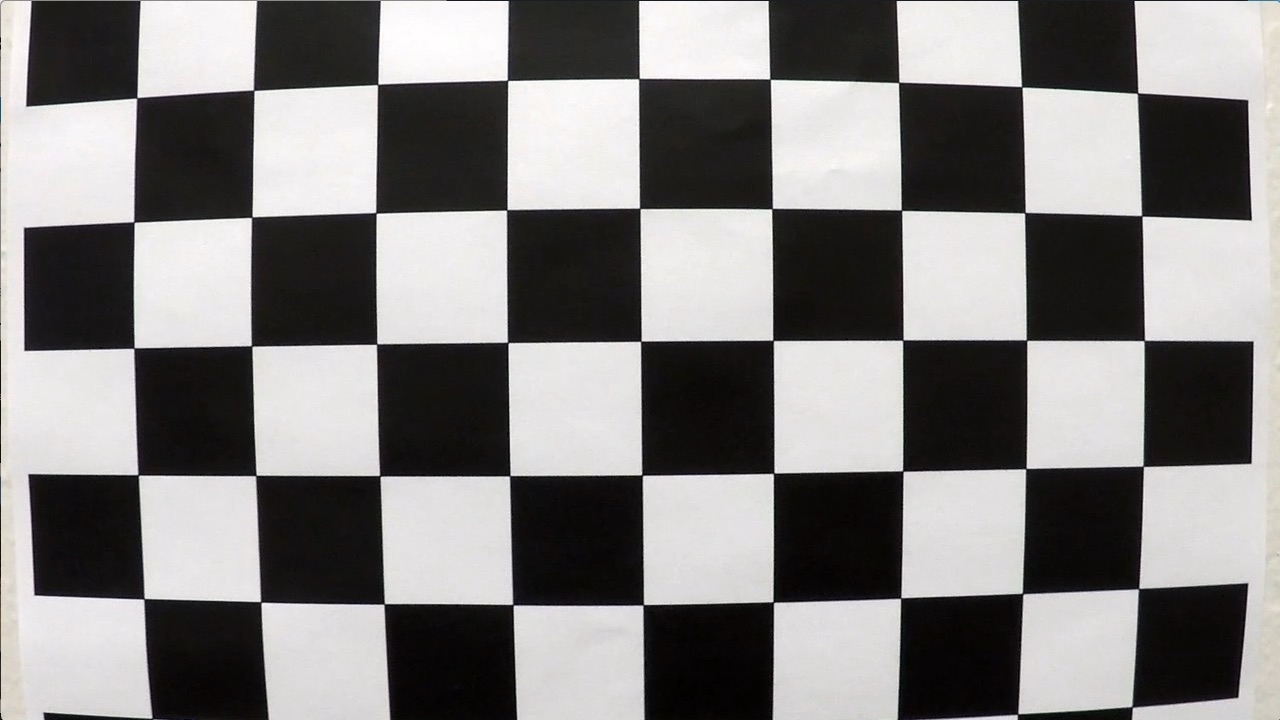
#> input picture camera_cal/calibration1.jpg, 1280 x 720 px
$ python lane_detection.py --input examples/color_fit_lines.jpg   (older library calls are emulated)
#> lines starting #> are read from the running program, lines starting #| are printed output that depends on the picture; after the words box and inside, x2 and y2 are one past the last pixel; in counts of white or black regions, pixels touching at a corner belong together
### camera_calibrator.py
import numpy as np
import cv2
import glob
import matplotlib.pyplot as plt
import matplotlib.image as mpimg

class CameraCalibrator:
    def __init__(self, directory_name):
        self.directory_name = directory_name

    def calibrate(self):
        # prepare object points, like (0,0,0), (1,0,0), (2,0,0) ....,(6,5,0)
        objp = np.zeros((6*9,3), np.float32)
        objp[:,:2] = np.mgrid[0:9,0:6].T.reshape(-1,2)

        # Arrays to store object points and image points from all the images.
        objpoints = [] # 3d points in real world space
        imgpoints = [] # 2d points in image plane.

        # Make a list of calibration images
        images = glob.glob(self.directory_name)

        # Step through the list and search for chessboard corners
        for fname in images:
            img = cv2.imread(fname)
#> img is the input picture: shape (720, 1280, 3); mean B, G, R 127.8, 128.4, 130.1
            gray = cv2.cvtColor(img,cv2.COLOR_BGR2GRAY)

            # Find the chessboard corners
            ret, corners = cv2.findChessboardCorners(gray, (9,6),None)
#> ret = False; corners = None

            # If found, add object points, image points
            if ret == True:
                objpoints.append(objp)
                imgpoints.append(corners)

        # Calibrate the camera
        ret, mtx, dist, rvecs, tvecs = cv2.calibrateCamera(objpoints, imgpoints, gray.shape[::-1], None, None)
#> ret = 0.644; mtx = [[1057.6, 0, 691.1], [0, 1058.6, 278], [0, 0, 1]]; dist = [[-0.322, 0.709, 0.013, 0.00946, -1.02]]; rvecs = ([0.424, -0.236, 0.0488], [-0.024, 0.4, -0.0295]); tvecs = ([-2.48, 1.1, 17.79], [-17.95, -0.401, 29.17])

        return mtx,dist

### image_processor.py
import numpy as np
import matplotlib.pyplot as plt
import cv2

class ImageProcessor:
    def __init__(self, calibration_matrix, calibration_distortion):
        self.calibration_matrix = calibration_matrix
        self.calibration_distortion = calibration_distortion
        self.base_hyperparameter = [0,0]
        self.high_confidence_counter = 0
        self.total_frame_counter = 0

    def process_image(self, image):
        self.total_frame_counter += 1

        # Undistort the image
        undistorted_image = self.undistort(image)

        # Do a perspective transform
        warped, unwarped = self.perspective_transform(undistorted_image)

        # Get Grayscale
        gray = self.convert_gray(warped, "cv2")

        # Get S-Channel
        s_channel = self.convert_hls(warped, "s", "cv2")

        # Get the binary images for both gradient and hls channel
        sxbinary = self.abs_sobel_thresh(gray, 'x', (20,100))
        s_binary = self.hls_binary(s_channel, (170,255))

        # Combine the binary images
        combined_binary = np.zeros_like(sxbinary)
        combined_binary[(s_binary == 1) | (sxbinary == 1)] = 1

        # Find the lanes using a sliding window search
        sliding_windows = self.sliding_window_search(combined_binary)

        # Draw the lanes on the unwarped image
        left_fit = sliding_windows[0]
        right_fit = sliding_windows[1]
        final_image = self.draw_unwrapped(image, warped, unwarped, left_fit, right_fit)

        # Calculate the curvature of the road and the distance from center
        radius, distance = self.calculate_curve_radius(warped, left_fit, right_fit)
        cv2.putText(final_image, "Radius of curve is " + str(int(radius))+ "m", (100,100), 2, 1, (255,255,0), 2)
        cv2.putText(final_image,"Distance from center is {:2f}".format(distance)+ "m", (100,150), 2, 1, (255,255,0),2)

        return final_image

    def undistort(self, image):
        return cv2.undistort(image, self.calibration_matrix, self.calibration_distortion, None, self.calibration_matrix)

    def hls_binary(self, image, thresh):
        binary_image = np.zeros_like(image)
        binary_image[(image > thresh[0]) & (image <= thresh[1])] = 1

        return binary_image

    def abs_sobel_thresh(self, image, orientation, thresh):
        if orientation == 'x':
            abs_sobel = np.absolute(cv2.Sobel(image, cv2.CV_64F, 1, 0))
        else:
            abs_sobel = np.absolute(cv2.Sobel(image, cv2.CV_64F, 0, 1))

        scaled_sobel = np.uint8(255 * abs_sobel / np.max(abs_sobel))

        binary_output = np.zeros_like(scaled_sobel)
        binary_output[(scaled_sobel >= thresh[0]) & (scaled_sobel <= thresh[1])] = 1

        return binary_output

    def image_histogram(self, wrapped_image):
        return np.sum(wrapped_image[wrapped_image.shape[0]//2:,:], axis=0)

    def sliding_window_search(self, wrapped_image):
        out_img = np.dstack((wrapped_image, wrapped_image, wrapped_image)) * 255

        # If the prior image was processed and had a great sliding window
        #   search, use that base as a starting point.  Otherwise, calculate
        #   a starting point based upon a histogram
        if self.base_hyperparameter[0] > 0 and self.base_hyperparameter[1] > 0:
            # High confidence on lane line location
            leftx_base = self.base_hyperparameter[0]
            rightx_base = self.base_hyperparameter[1]
            self.high_confidence_counter += 1
        else:
            # Low confidence on lane line location
            histo = self.image_histogram(wrapped_image)
            midpoint = np.int(histo.shape[0] / 2)
            leftx_base = np.argmax(histo[:midpoint])
            rightx_base = np.argmax(histo[midpoint:]) + midpoint

        num_windows = 9
        window_height = np.int(wrapped_image.shape[0] / num_windows)
        nonzero = wrapped_image.nonzero()
        nonzeroy = np.array(nonzero[0])
        nonzerox = np.array(nonzero[1])

        # Current positions to be updated for each window
        leftx_current = leftx_base
        rightx_current = rightx_base

        margin = 100
        minpix = 50
        left_lane_indexes = []
        right_lane_indexes = []

        good_count = 0
        window_count = 0
        next_base_left = 0
        next_base_right = 0

        for window in range(num_windows):
            # Identify window boundaries in x and y (and right and left)
            top_y = wrapped_image.shape[0] - (window + 1) * window_height
            bottom_y = wrapped_image.shape[0] - window * window_height
            left_lane_leftx = leftx_current - margin
            left_lane_rightx = leftx_current + margin
            right_lane_leftx = rightx_current - margin
            right_lane_rightx = rightx_current + margin

            cv2.rectangle(out_img, (left_lane_leftx, top_y), (left_lane_rightx, bottom_y), (0, 255, 0), 2)
            cv2.rectangle(out_img, (right_lane_leftx, top_y), (right_lane_rightx, bottom_y), (0, 255, 0), 2)

            # Identify the nonzero pixels in x and y within the window
            good_left_indexes = ((nonzeroy >= top_y) & (nonzeroy < bottom_y) &
            (nonzerox >= left_lane_leftx) &  (nonzerox < left_lane_rightx)).nonzero()[0]
            good_right_indexes = ((nonzeroy >= top_y) & (nonzeroy < bottom_y) &
            (nonzerox >= right_lane_leftx) &  (nonzerox < right_lane_rightx)).nonzero()[0]

            left_lane_indexes.append(good_left_indexes)
            right_lane_indexes.append(good_right_indexes)

            # If you found > minpix pixels, recenter next window on their mean position
            if len(good_left_indexes) > minpix:
                leftx_current = np.int(np.mean(nonzerox[good_left_indexes]))
                good_count += 1
            if len(good_right_indexes) > minpix:
                rightx_current = np.int(np.mean(nonzerox[good_right_indexes]))
                good_count += 1

            # Keep track of the center of the very first windows for potential future use
            if window_count == 0:
                next_base_left = leftx_current
                next_base_right = rightx_current
            window_count += 1

        # Concatenate the arrays of indices
        left_lane_indexes = np.concatenate(left_lane_indexes)
        right_lane_indexes = np.concatenate(right_lane_indexes)

        # Extract left and right line pixel positions
        leftx = nonzerox[left_lane_indexes]
        lefty = nonzeroy[left_lane_indexes]
        rightx = nonzerox[right_lane_indexes]
        righty = nonzeroy[right_lane_indexes]

        # Fit a second order polynomial to each
        left_fit = np.polyfit(lefty, leftx, 2)
        right_fit = np.polyfit(righty, rightx, 2)

        # If we have a high confidence that we've found
        if good_count == num_windows * 2:
            self.base_hyperparameter[0] = next_base_left
            self.base_hyperparameter[1] = next_base_right
        else:
            self.base_hyperparameter[0] = 0
            self.base_hyperparameter[1] = 0

        return left_fit, right_fit

    def draw_unwrapped(self, original_image, wrapped_image, unwrapped_image, left_fit, right_fit):
        height, width, _ = wrapped_image.shape
        ploty = np.linspace(0, wrapped_image.shape[0]-1, wrapped_image.shape[0] )
        left_fitx = left_fit[0]*ploty**2 + left_fit[1]*ploty +left_fit[2]
        right_fitx = right_fit[0]*ploty**2 + right_fit[1]*ploty + right_fit[2]
        warp_zero = np.zeros_like(wrapped_image).astype(np.uint8)
        color_warp = np.zeros_like(wrapped_image).astype(np.uint8)

        ploty = np.linspace(0, height - 1, num=height) # to cover same y-range as image

        # Recast the x and y points into usable format for cv2.fillPoly()
        pts_left = np.array([np.transpose(np.vstack([left_fitx, ploty]))])
        pts_right = np.array([np.flipud(np.transpose(np.vstack([right_fitx, ploty])))])
        pts = np.hstack((pts_left, pts_right))

        # Draw the lane onto the warped blank image
        points = np.int_([pts])

        cv2.fillPoly(color_warp, points, (0, 255, 0, 0))
        cv2.polylines(color_warp, np.int32([pts_left]), isClosed=False, color=(255,0,255), thickness=15)
        cv2.polylines(color_warp, np.int32([pts_right]), isClosed=False, color=(0,255,255), thickness=15)

        # Warp the blank back to original image space using inverse perspective matrix (unwrapped_image)
        newwarp = cv2.warpPerspective(color_warp, unwrapped_image, (width, height))

        result = cv2.addWeighted(original_image, 1, newwarp, 0.5, 0)
        return result

    def calculate_curve_radius(self, wrapped_image, left_fit, right_fit):
        ym_per_pix = 30 / wrapped_image.shape[0] * 0.625 # meters per pixel in y dimension
        xm_per_pix = 3.7 / wrapped_image.shape[1] * 0.7 # meters per pixel in x dimension

        ploty = np.linspace(0, wrapped_image.shape[0]-1, wrapped_image.shape[0] )
        leftx = left_fit[0]*ploty**2 + left_fit[1]*ploty +left_fit[2]
        rightx = right_fit[0]*ploty**2 + right_fit[1]*ploty + right_fit[2]
        car_position = wrapped_image.shape[1] / 2

        # Fit new polynomials to x,y in world space
        left_fit_cr = np.polyfit(ploty*ym_per_pix, leftx*xm_per_pix, 2)
        right_fit_cr = np.polyfit(ploty*ym_per_pix, rightx*xm_per_pix, 2)

        max_y = np.max(ploty)

        # _fit is a 2 degree polynomial of the form y = ax^2 + bx + c
        # From wiki: https://en.wikipedia.org/wiki/Radius_of_curvature#In_2D
        left_first_deriv = 2 * left_fit_cr[0] + left_fit_cr[1]
        left_secnd_deriv = 2 * left_fit_cr[0]
        left_radius = int(((1 + (left_first_deriv ** 2) ** 1.5) / np.absolute(left_secnd_deriv)))

        right_first_deriv = 2 * right_fit_cr[0] + right_fit_cr[1]
        right_secnd_deriv = 2 * right_fit[0]
        right_radius = int(((1 + (right_first_deriv ** 2) ** 1.5) / np.absolute(right_secnd_deriv)))

        left_lane_bottom = (left_fit[0] * max_y)**2 + left_fit[1] * max_y + left_fit[2]
        right_lane_bottom = (right_fit[0] * max_y)**2 + right_fit[1] * max_y + right_fit[2]

        actual_position= (left_lane_bottom + right_lane_bottom) / 2

        distance = np.absolute((car_position - actual_position) * xm_per_pix)

        # Now our radius of curvature is in meters
        #print(left_curverad, 'm', right_curverad, 'm')
        return (left_radius + right_radius) / 2, distance
        # Example values: 632.1 m    626.2 m

    def convert_gray(self, image, read_style):
        if read_style == "cv2":
            return cv2.cvtColor(image, cv2.COLOR_BGR2GRAY)
        else:
            return cv2.cvtColor(image, cv2.COLOR_RGB2GRAY)

    def convert_hls(self, image, channel, read_style):
        if channel == 'h':
            cn = 0
        elif channel == 'l':
            cn = 1
        else:
            cn = 2

        if read_style == "cv2":
            ct = cv2.COLOR_BGR2HLS
        else:
            ct = cv2.COLOR_BGR2HLS

        hls = cv2.cvtColor(image, ct)
        return  hls[:,:,cn]

    def perspective_transform(self, image):
        imshape = image.shape
        height = imshape[0]
        width = imshape[1]
        width_ratio = 0.457
        height_ratio = 0.625
        top_left = (width * width_ratio, height * height_ratio)
        top_right = (width * (1 - width_ratio), height * height_ratio)
        bottom_left = (100, height)
        bottom_right = (width - 100, height)

        src_vertices = np.float32([top_left, top_right, bottom_left, bottom_right])
        d1 = [100, 0]
        d2 = [width - 100, 0]
        d3 = [100, height]
        d4 = [width - 100, height]
        dst_vertices = np.float32([d1, d2, d3, d4])
        matrix = cv2.getPerspectiveTransform(src_vertices, dst_vertices)
        warped = cv2.warpPerspective(image, matrix, (width, height))
        # We also calculate the oposite transform as we'll need it later
        unwarped = cv2.getPerspectiveTransform(dst_vertices, src_vertices)
        # Return the resulting image and matrix
        return warped, unwarped

### lane_detection.py
import cv2
import os
import glob
import argparse
from camera_calibrator import CameraCalibrator
from image_processor import ImageProcessor

#
# handle_image runs the pipeline on a single, undistorted image
#
#
def handle_image(fileName, output_dir, calibration_matrix, calibration_distortion):
  # Get the image
  image = cv2.imread(fileName)

  # Create an instance of the ImageProcessor
  image_processor = ImageProcessor(calibration_matrix, calibration_distortion)

  # Process the image
  processed_image = image_processor.process_image(image)

  if output_dir is None:
    cv2.imshow('Lane Lines', processed_image)

    print('Press any key to dismiss')
    # Wait for the user to press any key
    cv2.waitKey(0)
  else:
    # Save the image to the output_dir
    output_file = os.path.join(output_dir, os.path.basename(fileName))
    print('Saving image to %s'%output_file)
    cv2.imwrite(output_file, processed_image)
    print('Done.')

#
# handle_video runs the pipeline on each undistorted frame of a video file
#
#
# [33 lines left out: function handle_video, not called in this run]


#
# main function
#
#
#

# Calibration Source
calibration_source = './camera_cal/calibration*.jpg'

# Create the parser
parser = argparse.ArgumentParser()

parser.add_argument('-i', '--input', nargs='+', type=str, help='The input file(s)')
parser.add_argument('-o', '--output', nargs='?', type=str, help='The output directory')

# Get the arguments
args = parser.parse_args()

# Get the calibration information
print("Calibrating the camera...")
camera_calibrator = CameraCalibrator(calibration_source)
matrix, distortion = camera_calibrator.calibrate()
#> matrix = [[1057.6, 0, 691.1], [0, 1058.6, 278], [0, 0, 1]]; distortion = [[-0.322, 0.709, 0.013, 0.00946, -1.02]]
print("Done.")

# Process the test image(s)
for input_file in args.input:
  # Determine the file type
  filename, extension = os.path.splitext(input_file)

  if extension == ".jpg":
    print("Processing Image " + input_file)
    handle_image(input_file, args.output, matrix, distortion)
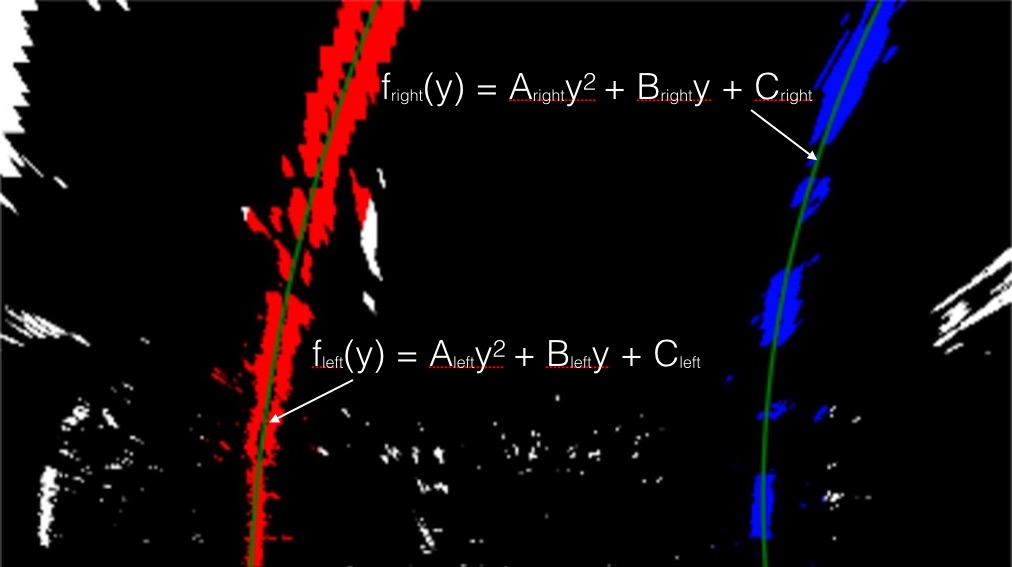
#> input picture examples/color_fit_lines.jpg, 1012 x 567 px
#> in handle_image, image is the input picture: shape (567, 1012, 3); mean B, G, R 11.4, 8.2, 15.7
#> in __init__, `self.calibration_matrix = calibration_matrix`: self.calibration_matrix = [[1057.6, 0, 691.1], [0, 1058.6, 278], [0, 0, 1]]
#> in __init__, `self.calibration_distortion = calibration_distortion`: self.calibration_distortion = [[-0.322, 0.709, 0.013, 0.00946, -1.02]]
#> in perspective_transform, `warped = cv2.warpPerspective(image, matrix, (width, height))`:
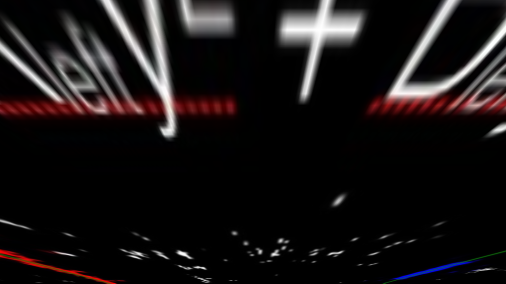
#> warped: shape (567, 1012, 3) (shown at 1/2 size); mean B, G, R 20.8, 20.5, 24.4
#> in process_image, `warped, unwarped = self.perspective_transform(undistorted_image)`: unwarped = [[0.107, -0.797, 451.8], [-1.1e-16, -0.518, 354.4], [-3.1e-19, -0.00157, 1]]
#> in process_image, `sxbinary = self.abs_sobel_thresh(gray, 'x', (20,100))`:
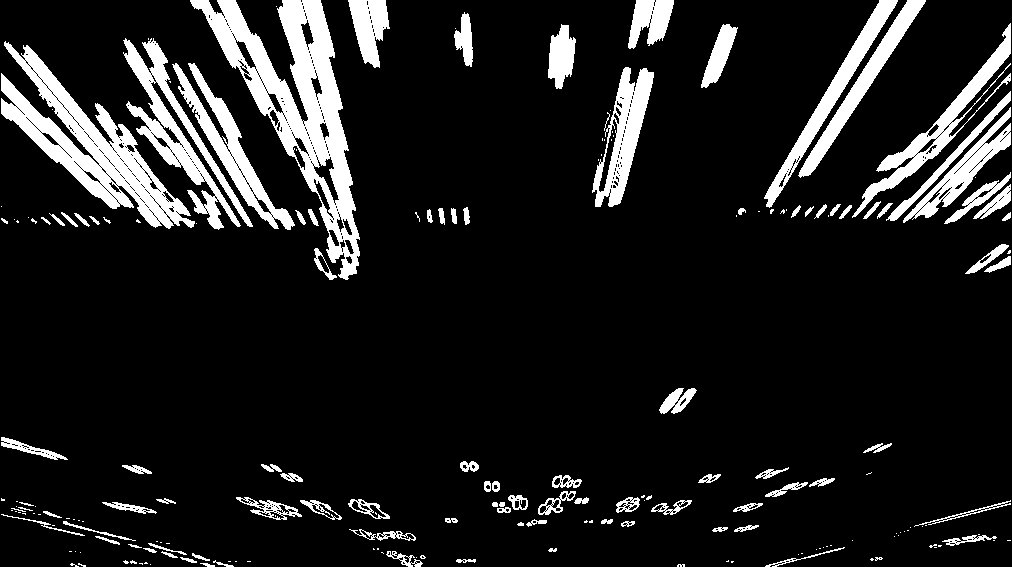
#> sxbinary: shape (567, 1012); values 0 (black) and 1 (white), 11.9% white; 202 white regions (104 under 20 px), largest, box (x1, y1, x2, y2) and area: (190, 0, 360, 280) 13973, (1, 41, 195, 229) 10487, (123, 38, 253, 230) 5715
#> after the loop in sliding_window_search, `for window in range(num_windows):`:
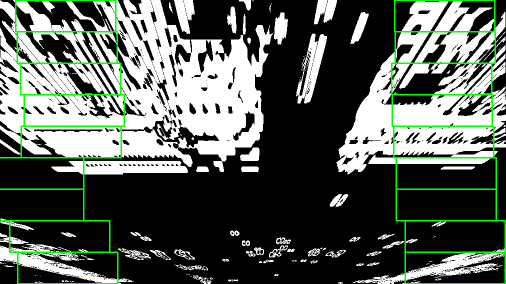
#> out_img: shape (567, 1012, 3) (shown at 1/2 size); mean of channels 0, 1, 2 88, 95.7, 88; drawn as B, G, R
#> in draw_unwrapped, `cv2.polylines(color_warp, np.int32([pts_right]), isClosed=False, color..`:
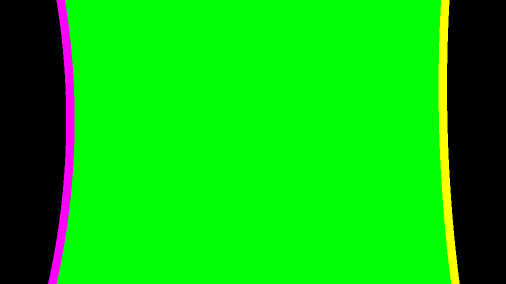
#> color_warp: shape (567, 1012, 3) (shown at 1/2 size); mean of channels 0, 1, 2 4.3, 191.7, 8.6; drawn as B, G, R
#> in draw_unwrapped, `result = cv2.addWeighted(original_image, 1, newwarp, 0.5, 0)`:
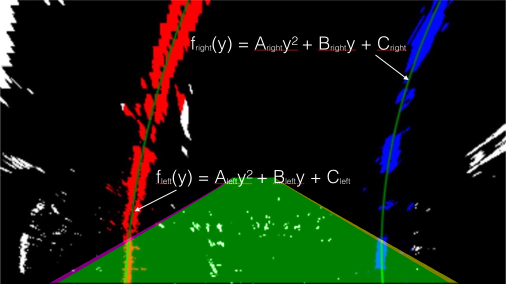
#> result: shape (567, 1012, 3) (shown at 1/2 size); mean B, G, R 11.8, 28.5, 16.6
#> in process_image, `radius, distance = self.calculate_curve_radius(warped, left_fit, right..`: radius = 1846.5; distance = 0.0763
#> in process_image, `cv2.putText(final_image,"Distance from center is {:2f}".format(distanc..`:
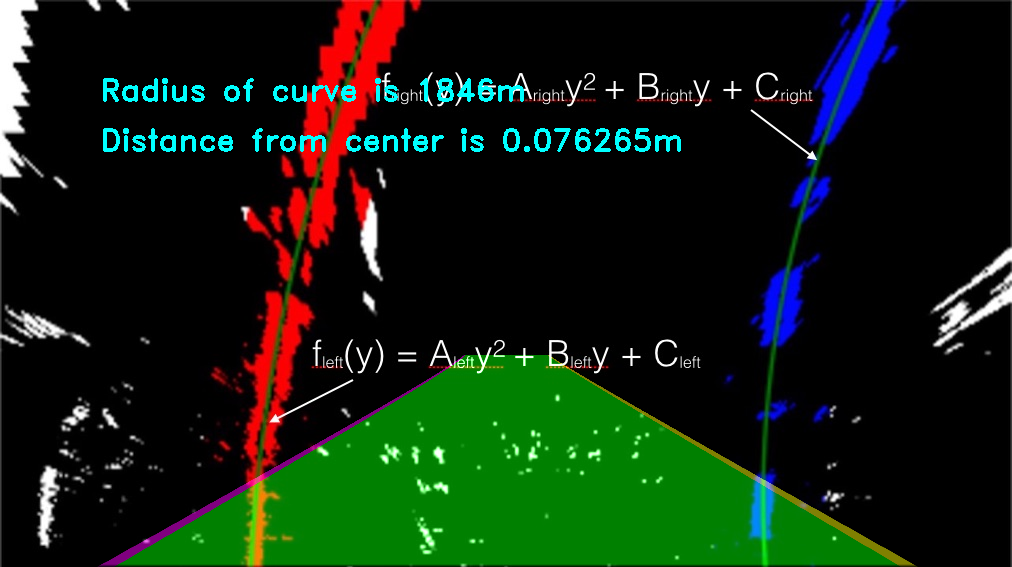
#> final_image: shape (567, 1012, 3); mean B, G, R 15.2, 31.8, 16.2
  elif extension == ".png":
    print("Processing Image " + input_file)
    handle_image(input_file, args.output, matrix, distortion)
  elif extension == ".mp4":
    print("Processing Video " + input_file)
    handle_video(input_file, matrix, distortion)
  else:
    print("Unknown extension: " + extension)


# Closes all the frames
cv2.destroyAllWindows()
